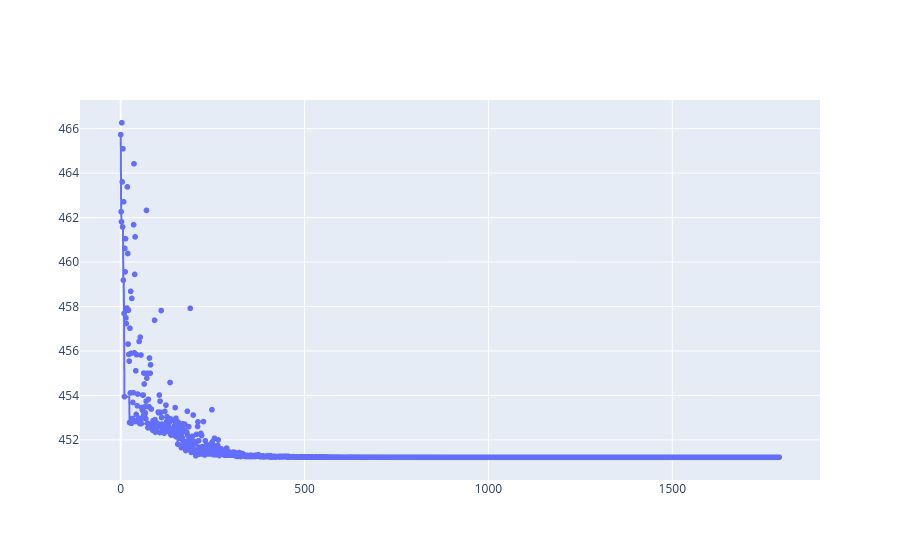

Write notebook code for a chart like this one.
### Code cell
figure_scatter = px.scatter(df_progress, x = "evaluation", y = "objective")
figure_line = px.line(df_progress, x = "evaluation", y = "best_objective")
go.Figure(data = figure_scatter.data + figure_line.data)

### Figure 1 — Plotly figure (JSON) as saved in the notebook; plotly's stock layout.template omitted (floating-point values rounded to 4 significant figures; data arrays with more than 128 entries replaced by an {"elided": "..."} marker saying what was removed)
{"data": [{"hovertemplate": "evaluation=%{x}<br>objective=%{y}<extra></extra>", "legendgroup": "", "marker": {"color": "#636efa", "symbol": "circle"}, "mode": "markers", "name": "", "showlegend": false, "type": "scattergl", "x": {"elided": "1792 int values"}, "xaxis": "x", "y": {"elided": "1792 float values"}, "yaxis": "y"}, {"hovertemplate": "evaluation=%{x}<br>best_objective=%{y}<extra></extra>", "legendgroup": "", "line": {"color": "#636efa", "dash": "solid"}, "marker": {"symbol": "circle"}, "mode": "lines", "name": "", "showlegend": false, "type": "scattergl", "x": {"elided": "1792 int values"}, "xaxis": "x", "y": {"elided": "1792 float values"}, "yaxis": "y"}], "layout": {}}
